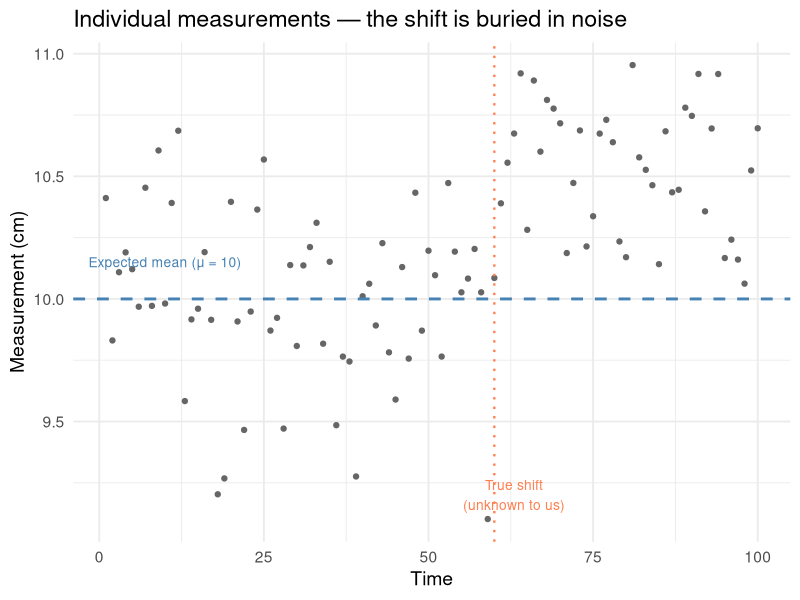
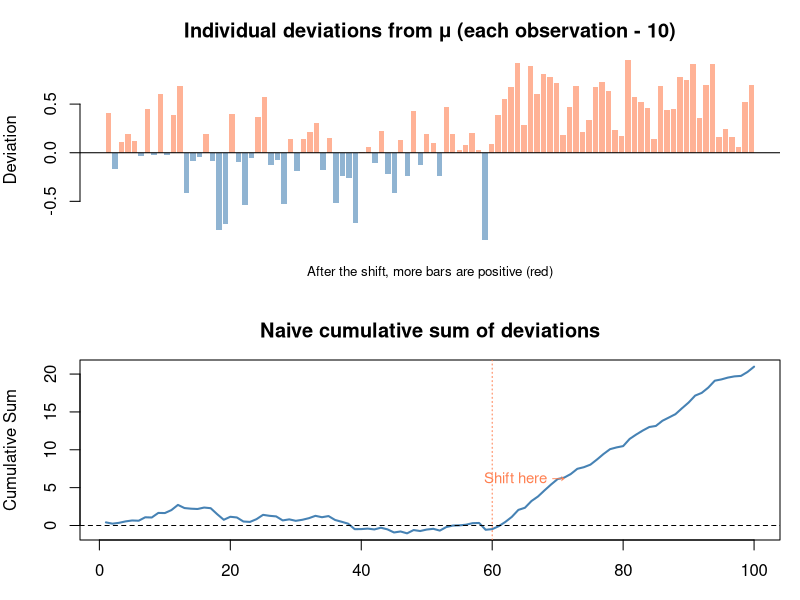
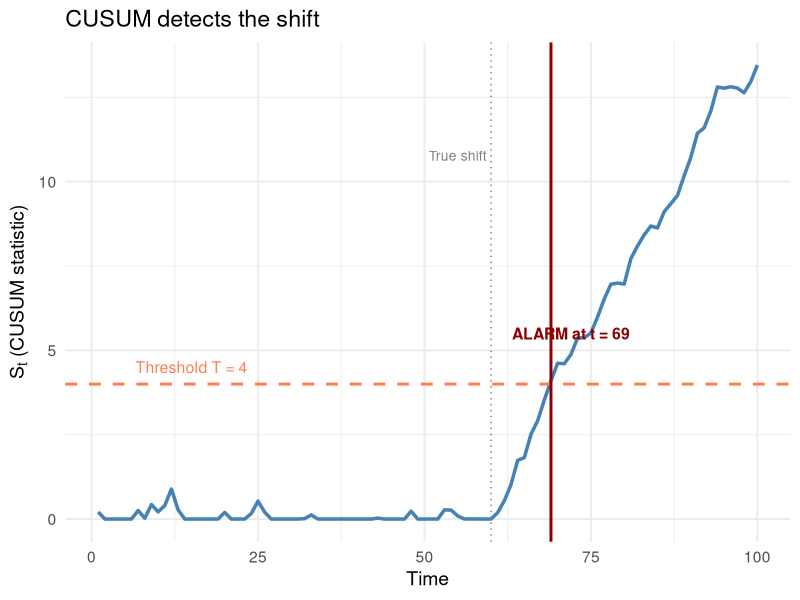
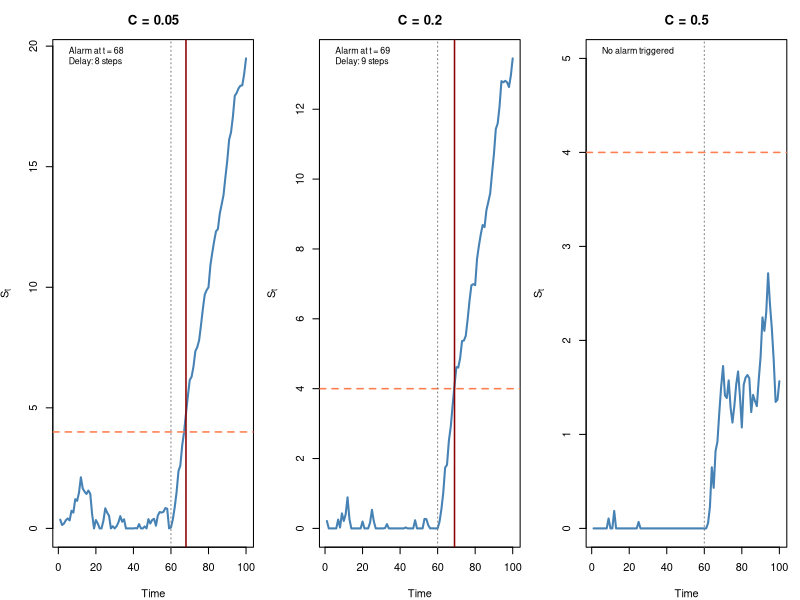
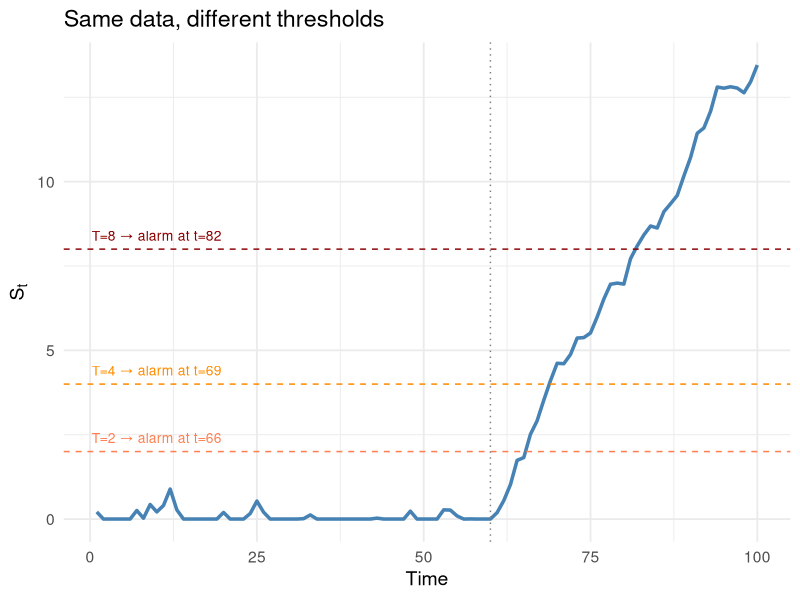
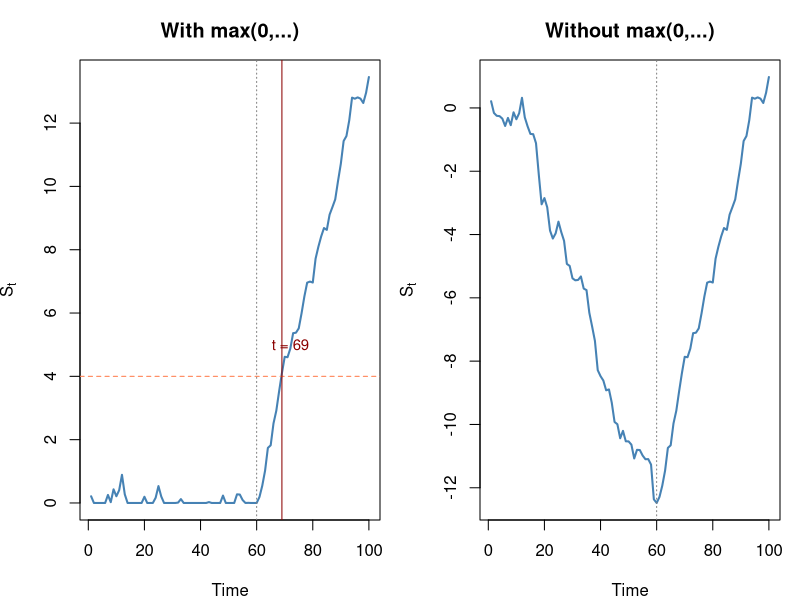
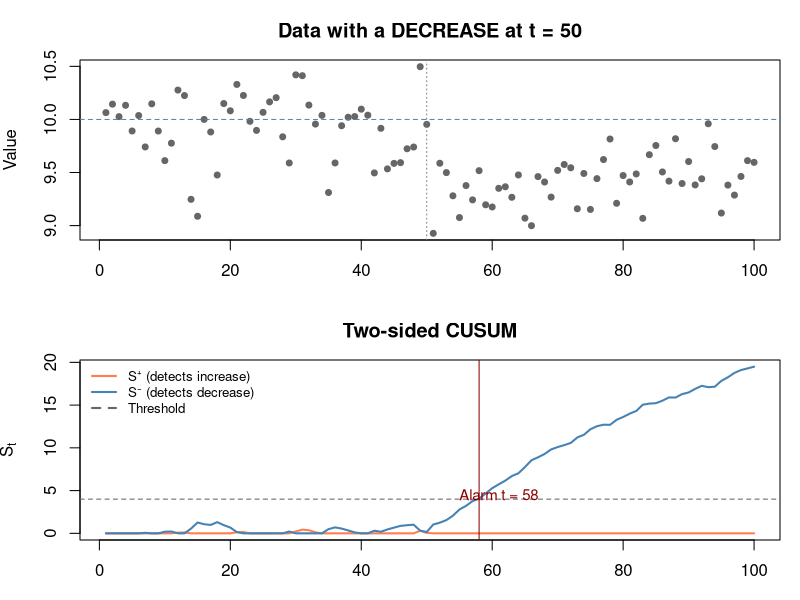
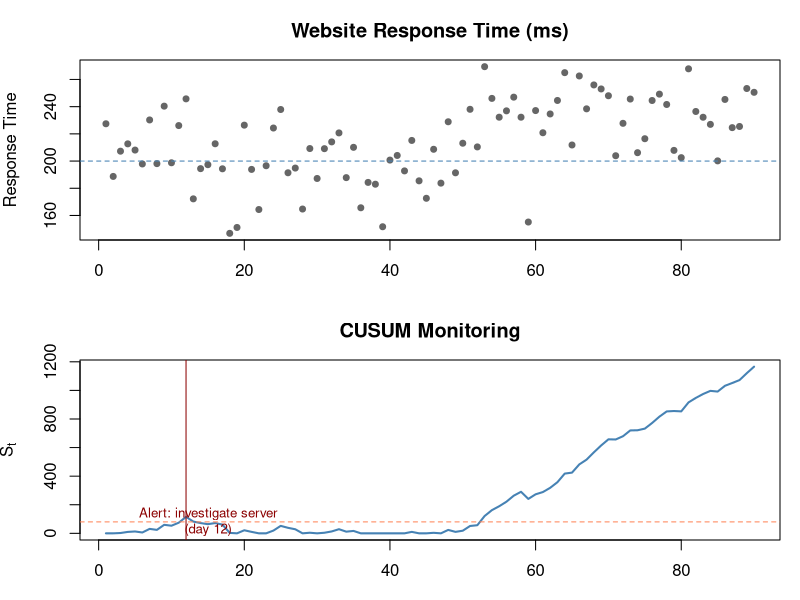

Generate these figures, in order, with R:
## ---- chunk 1
#| label: plot-the-problem
#| fig-cap: "Can you spot where the process shifted? It's hard to tell from individual points."

library(ggplot2)
set.seed(42)

# Normal process, then a shift at t = 60
n <- 100
mu <- 10       # expected mean
shift <- 0.5   # how much the mean shifts

x <- c(rnorm(60, mu, 0.3), rnorm(40, mu + shift, 0.3))
time <- 1:n

df <- data.frame(time = time, value = x)

ggplot(df, aes(time, value)) +
  geom_point(color = "gray40", size = 1.5) +
  geom_hline(yintercept = mu, color = "steelblue", linewidth = 1, linetype = "dashed") +
  annotate("text", x = 10, y = mu + 0.15, label = "Expected mean (μ = 10)",
           color = "steelblue", size = 3.5) +
  geom_vline(xintercept = 60, color = "coral", linetype = "dotted", linewidth = 0.8) +
  annotate("text", x = 63, y = 9.2, label = "True shift\n(unknown to us)",
           color = "coral", size = 3.5) +
  theme_minimal(base_size = 14) +
  labs(x = "Time", y = "Measurement (cm)",
       title = "Individual measurements — the shift is buried in noise")
## ---- chunk 2
#| label: plot-accumulation
#| fig-cap: "CUSUM accumulates positive deviations. When they pile up, a change is detected."

# Simple visual: show deviations accumulating
deviations <- x - mu

colors <- ifelse(deviations > 0, "coral", "steelblue")

par(mfrow = c(2, 1), mar = c(3, 4, 3, 1))

# Top: individual deviations
barplot(deviations, col = adjustcolor(colors, 0.6), border = NA,
  main = "Individual deviations from μ (each observation - 10)",
  ylab = "Deviation", names.arg = rep("", n))
abline(h = 0)
mtext("After the shift, more bars are positive (red)", side = 1, line = 1, cex = 0.8)

# Bottom: cumulative sum
cumdev <- cumsum(deviations)
plot(time, cumdev, type = "l", lwd = 2, col = "steelblue",
  main = "Naive cumulative sum of deviations",
  ylab = "Cumulative Sum", xlab = "Time")
abline(h = 0, lty = 2)
abline(v = 60, col = "coral", lty = 3)
text(65, max(cumdev) * 0.3, "Shift here →", col = "coral", cex = 0.9)

par(mfrow = c(1, 1))
## ---- chunk 3
#| label: plot-cusum-formula
#| fig-cap: "CUSUM in action: the score accumulates after the shift and crosses the threshold"

# Compute CUSUM
C_val <- 0.2  # allowance
T_val <- 4    # threshold

S <- numeric(n)
S[1] <- max(0, (x[1] - mu) - C_val)

for (t in 2:n) {
  S[t] <- max(0, S[t - 1] + (x[t] - mu) - C_val)
}

# When does it cross T?
alarm_time <- which(S > T_val)[1]

df_cusum <- data.frame(time = time, S = S)

ggplot(df_cusum, aes(time, S)) +
  geom_line(linewidth = 1.2, color = "steelblue") +
  geom_hline(yintercept = T_val, color = "coral", linewidth = 1, linetype = "dashed") +
  annotate("text", x = 15, y = T_val + 0.5,
           label = paste0("Threshold T = ", T_val), color = "coral", size = 4) +
  geom_vline(xintercept = 60, color = "gray50", linetype = "dotted") +
  annotate("text", x = 55, y = max(S) * 0.8, label = "True shift", color = "gray50", size = 3.5) +
  { if (!is.na(alarm_time))
    list(
      geom_vline(xintercept = alarm_time, color = "darkred", linewidth = 1),
      annotate("text", x = alarm_time + 3, y = T_val + 1.5,
               label = paste0("ALARM at t = ", alarm_time),
               color = "darkred", fontface = "bold", size = 4)
    )
  } +
  theme_minimal(base_size = 14) +
  labs(x = "Time", y = expression(S[t] ~ "(CUSUM statistic)"),
       title = "CUSUM detects the shift")
## ---- chunk 4
#| label: plot-c-effect
#| fig-cap: "Larger C = slower detection but fewer false alarms"

par(mfrow = c(1, 3), mar = c(4, 4, 3, 1))

for (C_test in c(0.05, 0.2, 0.5)) {
  S_test <- numeric(n)
  S_test[1] <- max(0, (x[1] - mu) - C_test)
  for (t in 2:n) {
    S_test[t] <- max(0, S_test[t - 1] + (x[t] - mu) - C_test)
  }

  alarm <- which(S_test > T_val)[1]

  plot(time, S_test, type = "l", lwd = 2, col = "steelblue",
    main = paste0("C = ", C_test),
    xlab = "Time", ylab = expression(S[t]),
    ylim = c(0, max(S_test, T_val + 1)))
  abline(h = T_val, col = "coral", lty = 2, lwd = 1.5)
  abline(v = 60, col = "gray50", lty = 3)

  if (!is.na(alarm)) {
    abline(v = alarm, col = "darkred", lwd = 1.5)
    legend("topleft", bty = "n", cex = 0.8,
      legend = c(
        paste0("Alarm at t = ", alarm),
        paste0("Delay: ", alarm - 60, " steps")
      ))
  } else {
    legend("topleft", bty = "n", cex = 0.8, legend = "No alarm triggered")
  }
}
par(mfrow = c(1, 1))
## ---- chunk 5
#| label: plot-t-effect
#| fig-cap: "Larger T = more evidence needed before triggering an alarm"

# Fix C, vary T
C_fixed <- 0.2

S_fixed <- numeric(n)
S_fixed[1] <- max(0, (x[1] - mu) - C_fixed)
for (t in 2:n) {
  S_fixed[t] <- max(0, S_fixed[t - 1] + (x[t] - mu) - C_fixed)
}

T_vals <- c(2, 4, 8)
alarm_times <- sapply(T_vals, function(Tv) which(S_fixed > Tv)[1])

df_t <- data.frame(time = time, S = S_fixed)

ggplot(df_t, aes(time, S)) +
  geom_line(linewidth = 1.2, color = "steelblue") +
  geom_hline(yintercept = T_vals[1], color = "coral", linetype = "dashed") +
  geom_hline(yintercept = T_vals[2], color = "darkorange", linetype = "dashed") +
  geom_hline(yintercept = T_vals[3], color = "darkred", linetype = "dashed") +
  annotate("text", x = 10, y = T_vals[1] + 0.4,
           label = paste0("T=2 → alarm at t=", alarm_times[1]), color = "coral", size = 3.5) +
  annotate("text", x = 10, y = T_vals[2] + 0.4,
           label = paste0("T=4 → alarm at t=", alarm_times[2]), color = "darkorange", size = 3.5) +
  annotate("text", x = 10, y = T_vals[3] + 0.4,
           label = paste0("T=8 → alarm at t=",
                          ifelse(is.na(alarm_times[3]), "never", alarm_times[3])),
           color = "darkred", size = 3.5) +
  geom_vline(xintercept = 60, color = "gray50", linetype = "dotted") +
  theme_minimal(base_size = 14) +
  labs(x = "Time", y = expression(S[t]),
       title = "Same data, different thresholds")
## ---- chunk 6
#| label: plot-max-zero
#| fig-cap: "Without max(0,...), past good behavior delays detection of real changes"

C_demo <- 0.2

# With max(0, ...)
S_with <- numeric(n)
S_with[1] <- max(0, (x[1] - mu) - C_demo)
for (t in 2:n) {
  S_with[t] <- max(0, S_with[t - 1] + (x[t] - mu) - C_demo)
}

# Without max(0, ...) — naive version
S_without <- numeric(n)
S_without[1] <- (x[1] - mu) - C_demo
for (t in 2:n) {
  S_without[t] <- S_without[t - 1] + (x[t] - mu) - C_demo
}

par(mfrow = c(1, 2), mar = c(4, 4, 3, 1))

plot(time, S_with, type = "l", lwd = 2, col = "steelblue",
  main = "With max(0,...)",
  xlab = "Time", ylab = expression(S[t]))
abline(h = T_val, col = "coral", lty = 2)
abline(v = 60, col = "gray50", lty = 3)
alarm1 <- which(S_with > T_val)[1]
if (!is.na(alarm1)) {
  abline(v = alarm1, col = "darkred")
  text(alarm1 + 3, T_val + 1, paste("t =", alarm1), col = "darkred", cex = 0.9)
}

plot(time, S_without, type = "l", lwd = 2, col = "steelblue",
  main = "Without max(0,...)",
  xlab = "Time", ylab = expression(S[t]))
abline(h = T_val, col = "coral", lty = 2)
abline(v = 60, col = "gray50", lty = 3)
alarm2 <- which(S_without > T_val)[1]
if (!is.na(alarm2)) {
  abline(v = alarm2, col = "darkred")
  text(alarm2 + 3, T_val + 1, paste("t =", alarm2), col = "darkred", cex = 0.9)
}

par(mfrow = c(1, 1))
## ---- chunk 7
#| label: plot-two-sided
#| fig-cap: "Two-sided CUSUM catches both upward and downward shifts"

set.seed(99)

# Process with a DECREASE at t=50
x2 <- c(rnorm(50, 10, 0.3), rnorm(50, 9.4, 0.3))

S_up <- numeric(n)
S_down <- numeric(n)
C2 <- 0.2

for (t in 2:n) {
  S_up[t] <- max(0, S_up[t - 1] + (x2[t] - mu) - C2)
  S_down[t] <- max(0, S_down[t - 1] - (x2[t] - mu) - C2)
}

par(mfrow = c(2, 1), mar = c(3, 4, 3, 1))

plot(time, x2, pch = 19, cex = 0.8, col = "gray40",
  main = "Data with a DECREASE at t = 50",
  ylab = "Value", xlab = "")
abline(h = mu, col = "steelblue", lty = 2)
abline(v = 50, col = "gray50", lty = 3)

plot(time, S_up, type = "l", lwd = 2, col = "coral",
  ylim = c(0, max(c(S_up, S_down, T_val + 1))),
  main = "Two-sided CUSUM", ylab = expression(S[t]), xlab = "Time")
lines(time, S_down, lwd = 2, col = "steelblue")
abline(h = T_val, lty = 2, col = "gray40")
legend("topleft", bty = "n",
  legend = c("S⁺ (detects increase)", "S⁻ (detects decrease)", "Threshold"),
  col = c("coral", "steelblue", "gray40"), lty = c(1, 1, 2), lwd = 2, cex = 0.8)

alarm_down <- which(S_down > T_val)[1]
if (!is.na(alarm_down)) {
  abline(v = alarm_down, col = "darkred")
  text(alarm_down + 3, T_val + 0.5, paste("Alarm t =", alarm_down),
       col = "darkred", cex = 0.9)
}

par(mfrow = c(1, 1))
## ---- chunk 8
#| label: plot-real-world
#| fig-cap: "CUSUM applied to website response times — detects server degradation"

set.seed(42)

# Website response time (ms)
days <- 1:90
resp_time <- c(
  rnorm(50, 200, 20),   # normal
  rnorm(40, 230, 25)    # degraded after day 50
)

mu_web <- 200
C_web <- 5
T_web <- 80

S_web <- numeric(90)
for (t in 2:90) {
  S_web[t] <- max(0, S_web[t - 1] + (resp_time[t] - mu_web) - C_web)
}

alarm_web <- which(S_web > T_web)[1]

par(mfrow = c(2, 1), mar = c(3, 4, 3, 1))

plot(days, resp_time, pch = 19, cex = 0.8, col = "gray40",
  main = "Website Response Time (ms)",
  ylab = "Response Time", xlab = "")
abline(h = mu_web, col = "steelblue", lty = 2)

plot(days, S_web, type = "l", lwd = 2, col = "steelblue",
  main = "CUSUM Monitoring", ylab = expression(S[t]), xlab = "Day")
abline(h = T_web, col = "coral", lty = 2)
if (!is.na(alarm_web)) {
  abline(v = alarm_web, col = "darkred")
  text(alarm_web + 3, T_web + 10,
    paste0("Alert: investigate server\n(day ", alarm_web, ")"),
    col = "darkred", cex = 0.8)
}

par(mfrow = c(1, 1))
